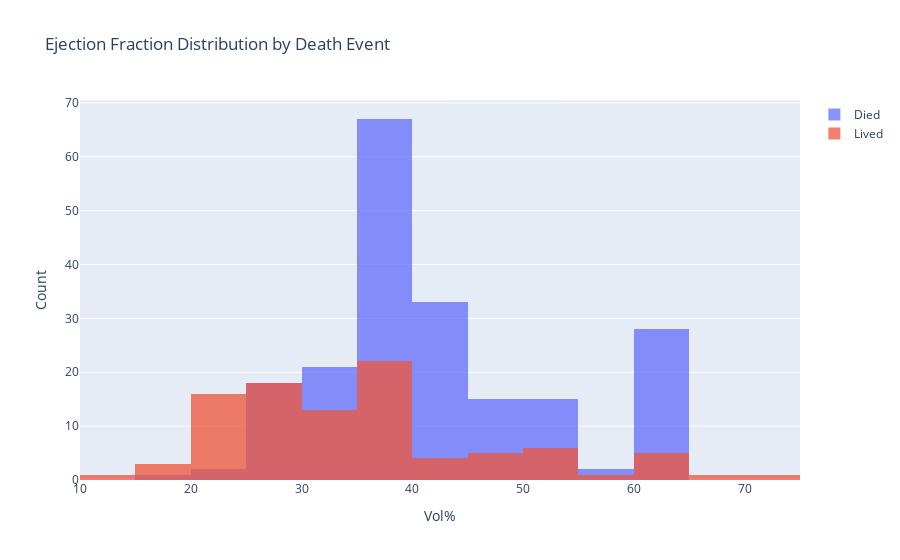

Notebook source saved alongside this figure:
### Markdown cell above
By Ejection Fraction

### Code cell
fig = go.Figure()

fig.add_trace( go.Histogram(
    x=died["ejection_fraction"], 
    name="Died",
    xbins=dict(
        start = 0,
        end = 80,
        size = 5
    )
) )

fig.add_trace( go.Histogram(
    x=lived["ejection_fraction"],
    name="Lived",
    xbins=dict(
        start = 0,
        end = 80,
        size = 5
    )
) )



fig.update_layout(
    title="Ejection Fraction Distribution by Death Event",
    xaxis_title="Vol%",
    yaxis_title="Count",
    barmode='overlay')
fig.update_traces(opacity=0.75)
fig.show()

### Figure 1 — Plotly figure (JSON) as saved in the notebook; plotly's stock layout.template omitted (floating-point values rounded to 4 significant figures; data arrays with more than 128 entries replaced by an {"elided": "..."} marker saying what was removed)
{"data": [{"name": "Died", "opacity": 0.75, "type": "histogram", "x": {"elided": "203 int values"}, "xbins": {"end": 80, "size": 5, "start": 0}}, {"name": "Lived", "opacity": 0.75, "type": "histogram", "x": [20, 38, 20, 20, 20, 40, 15, 60, 65, 35, 38, 25, 30, 38, 50, 38, 14, 25, 55, 30, 35, 30, 38, 40, 45, 38, 30, 38, 45, 35, 50, 35, 50, 50, 38, 20, 30, 45, 60, 38, 25, 38, 20, 30, 25, 20, 62, 50, 38, 30, 20, 20, 25, 40, 35, 20, 15, 25, 25, 25, 35, 20, 20, 25, 25, 25, 30, 60, 60, 38, 40, 17, 38, 25, 30, 45, 35, 30, 38, 20, 25, 25, 38, 25, 30, 50, 25, 20, 45, 30, 70, 20, 30, 25, 25, 20], "xbins": {"end": 80, "size": 5, "start": 0}}], "layout": {"autosize": true, "barmode": "overlay", "title": {"text": "Ejection Fraction Distribution by Death Event"}, "xaxis": {"autorange": true, "range": [10, 75], "title": {"text": "Vol%"}, "type": "linear"}, "yaxis": {"autorange": true, "range": [0, 70.53], "title": {"text": "Count"}}}}
